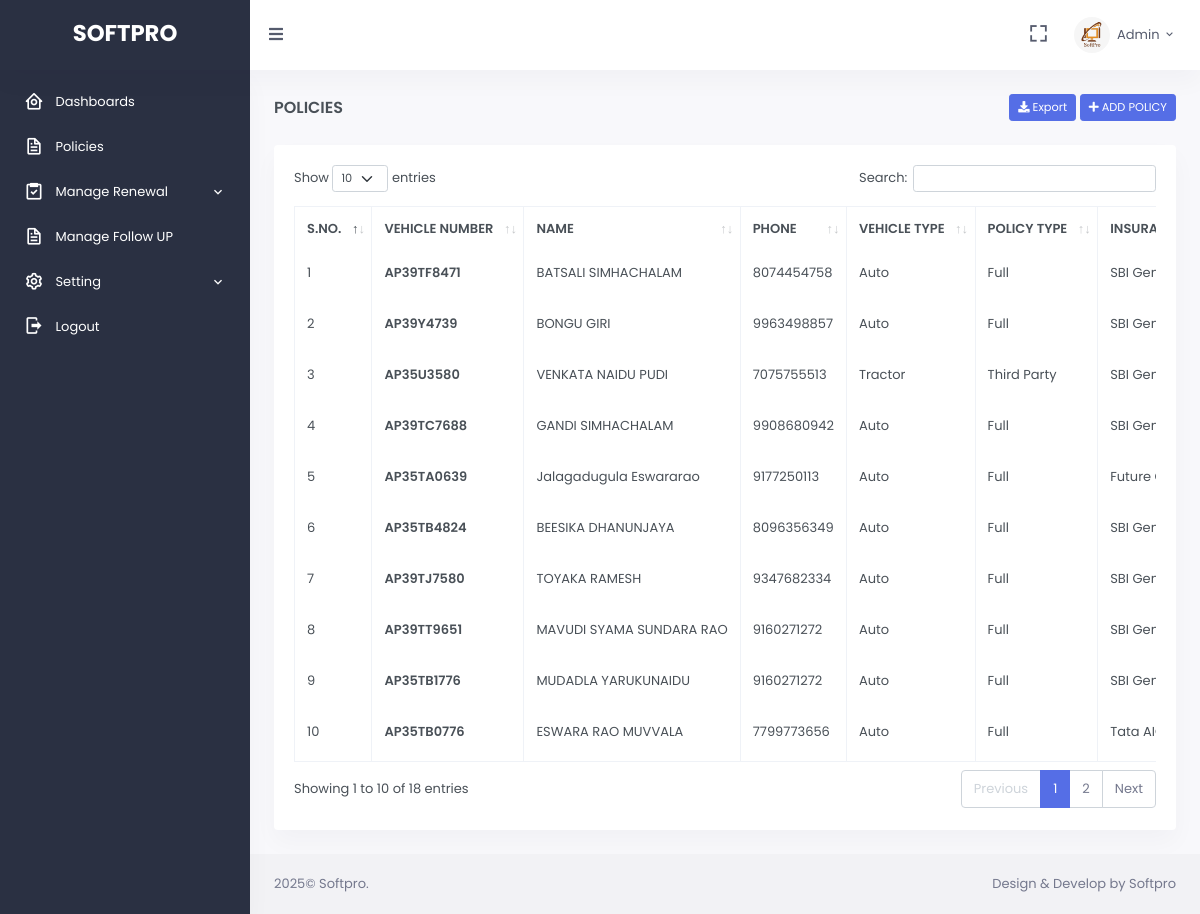
The app's page /policies.php?latest=latest (signed in) with its own data.
### tables this page shows
CREATE TABLE `policy` (
  `id` int(100) NOT NULL,
  `name` varchar(100) NOT NULL,
  `phone` varchar(100) NOT NULL,
  `vehicle_number` varchar(100) NOT NULL,
  `chassiss` varchar(100) NOT NULL,
  `vehicle_type` varchar(100) NOT NULL,
  `insurance_company` varchar(100) NOT NULL,
  `policy_type` varchar(100) NOT NULL,
  `policy_issue_date` date NOT NULL,
  `policy_start_date` date NOT NULL,
  `policy_end_date` date NOT NULL,
  `fc_expiry_date` varchar(100) DEFAULT NULL,
  `permit_expiry_date` varchar(100) DEFAULT NULL,
  `premium` decimal(15,2) NOT NULL,
  `revenue` decimal(15,2) NOT NULL,
  `created_date` date NOT NULL
);

### policies.php (the view, shortened to what this page needs)
<?php
    include 'include/config.php';
?>
<!doctype html>
<html lang="en">
<head>
	<link href="assets/libs/datatables.net-bs4/css/dataTables.bootstrap4.min.css" rel="stylesheet" type="text/css" />
	<link href="assets/libs/datatables.net-buttons-bs4/css/buttons.bootstrap4.min.css" rel="stylesheet" type="text/css" />
	<link href="assets/libs/datatables.net-responsive-bs4/css/responsive.bootstrap4.min.css" rel="stylesheet" type="text/css" />
	<link href="assets/css/bootstrap.min.css" id="bootstrap-style" rel="stylesheet" type="text/css" />
	<link href="assets/css/icons.min.css" rel="stylesheet" type="text/css" />
	<link href="assets/css/app.min.css" id="app-style" rel="stylesheet" type="text/css" />
</head>
<body data-sidebar="dark">
	<div id="layout-wrapper">
		<header id="page-topbar">
			<?php require 'include/header.php'; ?>
		</header>
		<div class="vertical-menu">
			<div data-simplebar class="h-100">
				<div id="sidebar-menu">
					<?php require 'include/sidebar.php'; ?>
				</div>
			</div>
		</div>
		<div class="main-content">
			<div class="page-content">
				<div class="container-fluid">
					<div class="row">
						<div class="col-12">
							<div class="page-title-box d-sm-flex align-items-center justify-content-between">
								<h4 class="mb-sm-0 font-size-18">Policies</h4>
								<div class="page-title-right">
									<ol class="breadcrumb m-0">
										<li class="breadcrumb-item">
											<a id="btnExport" class="btn btn-primary btn-sm text-white" href="excel.php"  ><i class="fa fa-download" ></i>&nbsp;Export</a>
											<a class="btn btn-primary btn-sm text-white" href="add.php"><i class="fa fa-plus" ></i>&nbsp;ADD POLICY</a>
										</li>
									</ol>
								</div>
							</div>
						</div>
					</div>
					<div class="row">
						<div class="col-12">
							<div class="card">
								<div class="card-body">
									<div class="table-responsive" >
										<table id="datatable" class="table table-bordered dt-responsive nowrap w-100">
											<thead>
												<tr>
													<th>S.NO.</th>
													<th>VEHICLE NUMBER</th>
													<th>NAME</th>
													<th>PHONE</th>
													<th>VEHICLE&nbsp;TYPE</th>
													<th>POLICY&nbsp;TYPE</th>
													<th>INSURANCE&nbsp;COMPANY</th>
												</tr>
											</thead>
											<tbody>
												<?php
													$sn=1;
													if(isset($_GET['latest'])){
													    $sql = "select * from policy where month(policy_issue_date) ='".date('m')."' and year(policy_issue_date)='".date('Y')."'  ";
													}else{
													    $sql = "SELECT * FROM policy ORDER BY id DESC ";
													}
							                        $rs = mysqli_query($con, $sql);
							                        if(mysqli_num_rows($rs) > 0){
							                        while ($r=mysqli_fetch_array($rs)) {
												?>
												<tr>
						                            <td><?=$sn;?></td>
						                            <td><a href="javascript: void(0);" class="text-body fw-bold waves-effect waves-light" onclick="viewpolicy(this)" data-id="<?=$r['id']?>" ><?=$r['vehicle_number'];?></a></td>
													<td><?=$r['name'];?></td>
						                            <td><?=$r['phone'];?></td>
						                            <td><?=$r['vehicle_type'];?></td>
						                            <td><?=$r['policy_type'];?></td>
						                            <td><?=$r['insurance_company'];?></td>
						                        </tr>
						                        <?php $sn++; } }else{ ?>
						                        <tr>
            										<td colspan="10" >No Policy found</td>
						                        </tr>
                								<?php } ?>
											</tbody>
										</table>
									</div>
								</div>
							</div>
						</div>
					</div>
				</div>
			</div>
			<footer class="footer">
				<div class="container-fluid">
					<div class="row">
						<div class="col-sm-6">
							© Softpro.</div>
						<div class="col-sm-6">
							<div class="text-sm-end d-none d-sm-block">Design & Develop by Softpro</div>
						</div>
					</div>
				</div>
			</footer>
		</div>
	</div>
</body>
</html>

### include/header.php (shortened to what this page needs)
<div class="navbar-header">
    <div class="d-flex">
        <div class="navbar-brand-box">
            <a href="home.php" class="logo logo-light">
                <span class="logo-lg">
                        <h3 style="color:#fff;margin-top: 20px;font-weight: bold;" height="19">SOFTPRO</h3>
                    </span>
            </a>
        </div>
        <button type="button" class="btn btn-sm px-3 font-size-16 header-item waves-effect" id="vertical-menu-btn"> <i class="fa fa-fw fa-bars"></i>
        </button>
    </div>
    <div class="d-flex">
        <div class="dropdown d-none d-lg-inline-block ms-1">
            <button type="button" class="btn header-item noti-icon waves-effect" data-bs-toggle="fullscreen"> <i class="bx bx-fullscreen"></i>
            </button>
        </div>
        <div class="dropdown d-inline-block">
            <button type="button" class="btn header-item waves-effect" id="page-header-user-dropdown" data-bs-toggle="dropdown" aria-haspopup="true" aria-expanded="false">
                <?php
                    $profilesql = mysqli_query($con, "select photo from user where username='".$_SESSION['username']."'");
                    $profiler = mysqli_fetch_array($profilesql);
                    if($profiler['photo'] == ''){
                        $photo = 'default.png';
                    }else{
                        $photo = $profiler['photo'];
                    }
                ?>
                <img class="rounded-circle header-profile-user" src="assets/profile/<?=$photo;?>" alt="Header Avatar"> <span class="d-none d-xl-inline-block ms-1" key="t-henry"><?=$_SESSION['username'];?></span>
                <i class="mdi mdi-chevron-down d-none d-xl-inline-block"></i>
            </button>
        </div>
    </div>
</div>

### include/sidebar.php (shortened to what this page needs)
<ul class="metismenu list-unstyled" id="side-menu">
    <li>
        <a href="home.php" class="waves-effect active" > <i class="bx bx-home-circle"></i>
            <span key="t-dashboards">Dashboards</span>
        </a>
    </li>
    <li>
        <a href="policies.php" class="waves-effect active" > <i class="bx bx-file"></i>
            <span key="t-dashboards">Policies</span>
        </a>
    </li>
    <li>
        <a href="manage-renewal.php" class="has-arrow waves-effect active"> <i class="bx bx-task"></i>
            <span key="t-layouts">Manage Renewal</span>
        </a>
    </li>
    <li>
        <a href="feedback-renewal.php" class="waves-effect active" > <i class="bx bx-file"></i>
            <span key="t-dashboards">Manage Follow UP</span>
        </a>
    </li>
    <li>
        <a href="javascript: void(0);" class="has-arrow waves-effect active"> <i class="bx bx-cog"></i>
            <span key="t-layouts">Setting</span>
        </a>
    </li>
    <li>
        <a href="include/logout.php" class="waves-effect active" > <i class="mdi mdi-logout"></i>
            <span key="t-dashboards">Logout</span>
        </a>
    </li>
</ul>

### records on screen
policy: vehicle_number "AP39TF8471", name "BATSALI SIMHACHALAM", phone "8074454758", vehicle_type "Auto", policy_type "Full", insurance_company "SBI…"
policy: vehicle_number "AP39Y4739", name "BONGU GIRI", phone "9963498857", vehicle_type "Auto", policy_type "Full", insurance_company "SBI…"
policy: vehicle_number "AP35U3580", name "VENKATA NAIDU PUDI", phone "7075755513", vehicle_type "Tractor", policy_type "Third Party", insurance_company "SBI…"
policy: vehicle_number "AP39TC7688", name "GANDI SIMHACHALAM", phone "9908680942", vehicle_type "Auto", policy_type "Full", insurance_company "SBI…"
policy: vehicle_number "AP35TA0639", name "Jalagadugula Eswararao", phone "9177250113", vehicle_type "Auto", policy_type "Full", insurance_company "Future…"
policy: vehicle_number "AP35TB4824", name "BEESIKA DHANUNJAYA", phone "8096356349", vehicle_type "Auto", policy_type "Full", insurance_company "SBI…"
policy: vehicle_number "AP39TJ7580", name "TOYAKA RAMESH", phone "9347682334", vehicle_type "Auto", policy_type "Full", insurance_company "SBI…"
policy: vehicle_number "AP39TT9651", name "MAVUDI SYAMA SUNDARA RAO", phone "9160271272", vehicle_type "Auto", policy_type "Full", insurance_company "SBI…"
policy: vehicle_number "AP35TB1776", name "MUDADLA YARUKUNAIDU", phone "9160271272", vehicle_type "Auto", policy_type "Full", insurance_company "SBI…"
policy: vehicle_number "AP35TB0776", name "ESWARA RAO MUVVALA", phone "7799773656", vehicle_type "Auto", policy_type "Full", insurance_company "Tata…"

### other values on screen
$_SESSION['username'] "Admin"
